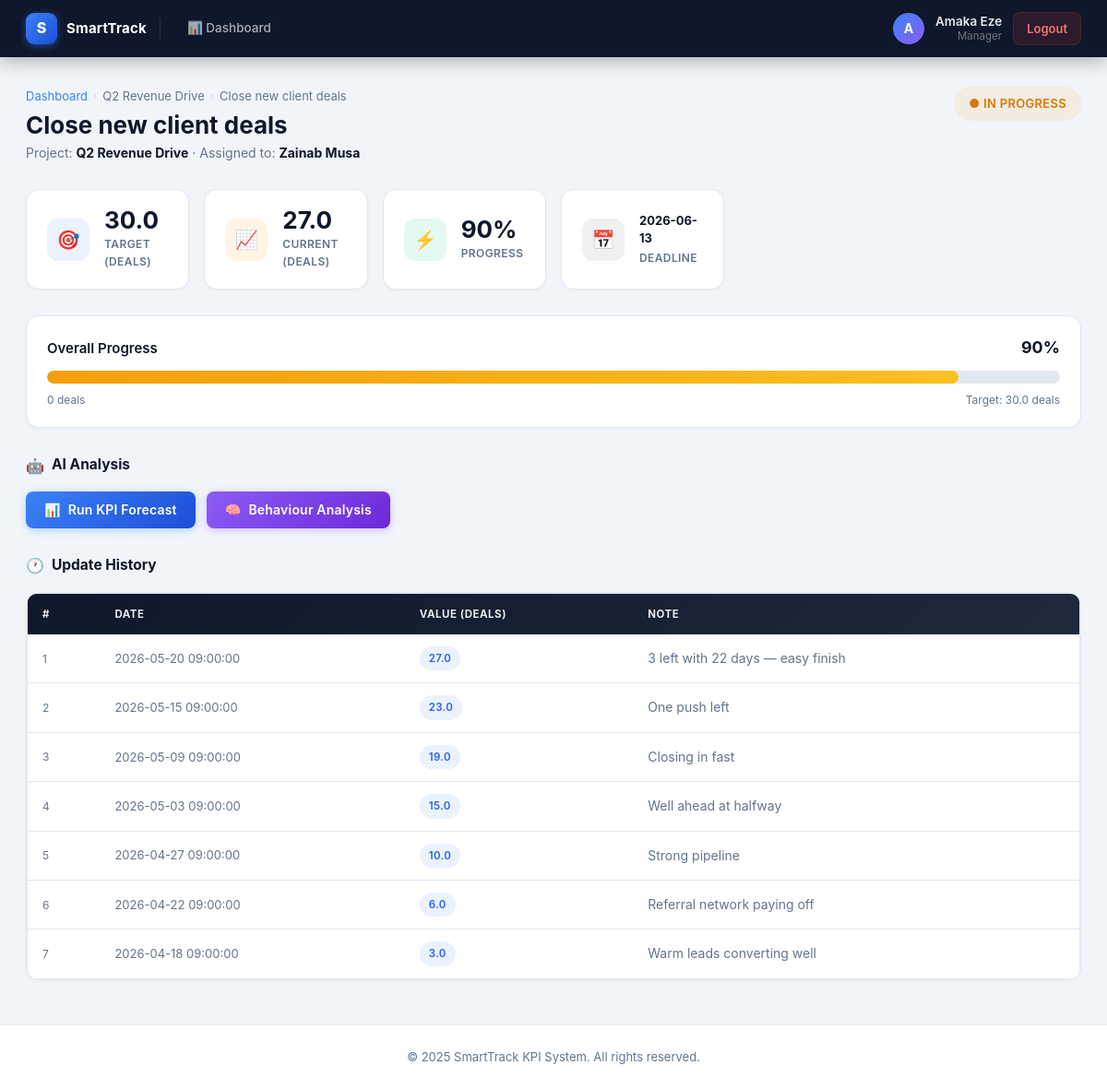
The app's page /manager/kpi/7 (signed in), older data.
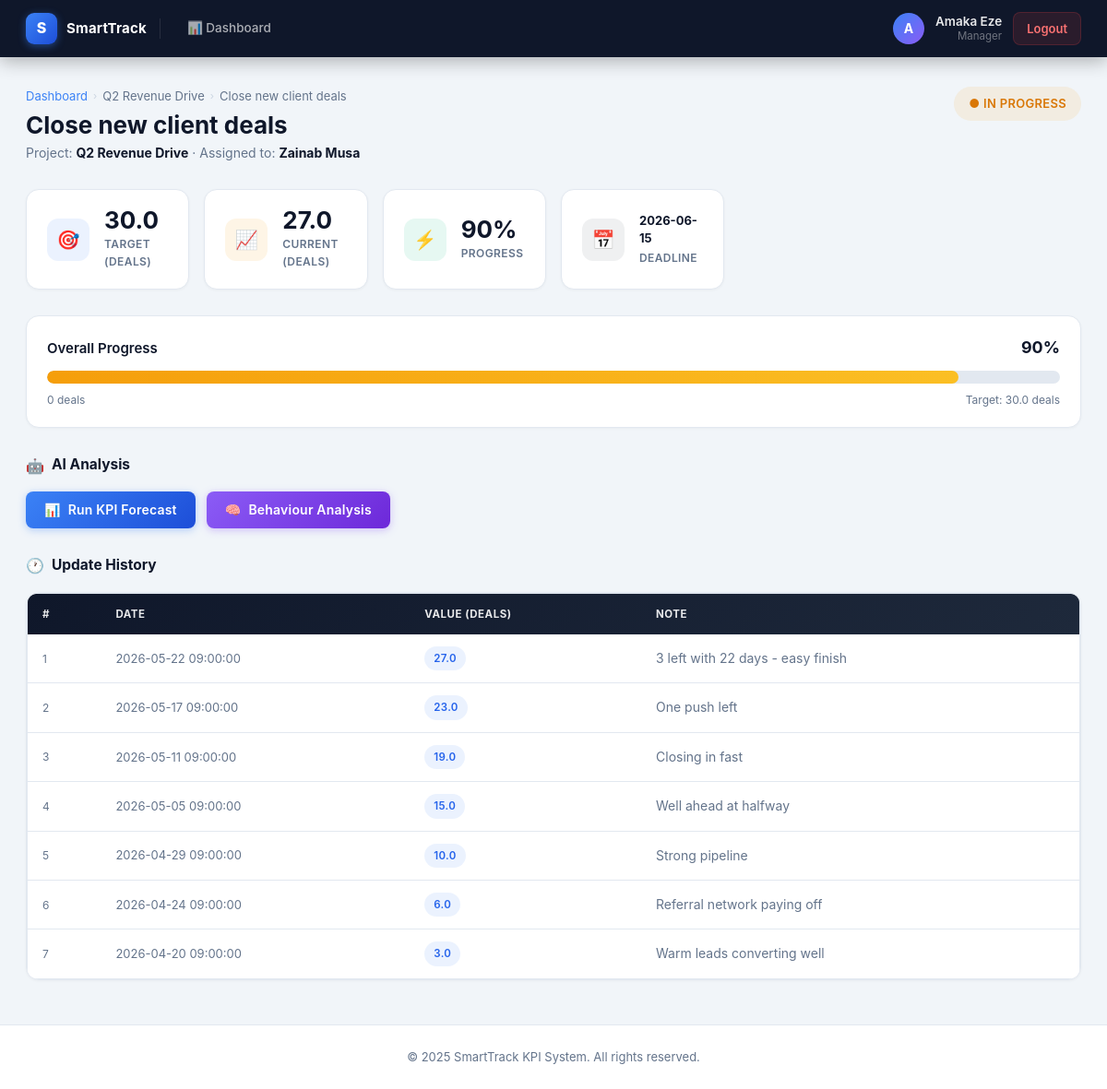
The same page, newer data.
### tables this page shows
CREATE TABLE users (
            id            INTEGER PRIMARY KEY AUTOINCREMENT,
            username      TEXT UNIQUE NOT NULL,
            password      TEXT NOT NULL,
            full_name     TEXT NOT NULL,
            role          TEXT NOT NULL CHECK(role IN ('admin','manager','employee')),
            department_id INTEGER REFERENCES departments(id),
            company_id    INTEGER NOT NULL REFERENCES companies(id)
        );

CREATE TABLE projects (
            id            INTEGER PRIMARY KEY AUTOINCREMENT,
            name          TEXT NOT NULL,
            description   TEXT,
            start_date    TEXT NOT NULL,
            end_date      TEXT NOT NULL,
            status        TEXT NOT NULL DEFAULT 'active'
                              CHECK(status IN ('active','completed','archived')),
            created_by    INTEGER REFERENCES users(id),
            department_id INTEGER REFERENCES departments(id),
            company_id    INTEGER NOT NULL REFERENCES companies(id),
            created_at    TEXT DEFAULT (datetime('now'))
        );

CREATE TABLE kpis (
            id            INTEGER PRIMARY KEY AUTOINCREMENT,
            title         TEXT NOT NULL,
            description   TEXT,
            target_value  REAL NOT NULL,
            unit          TEXT NOT NULL,
            deadline      TEXT NOT NULL,
            created_by    INTEGER REFERENCES users(id),
            assigned_to   INTEGER REFERENCES users(id),
            project_id    INTEGER REFERENCES projects(id),
            department_id INTEGER REFERENCES departments(id),
            created_at    TEXT DEFAULT (datetime('now'))
        );

CREATE TABLE kpi_updates (
            id         INTEGER PRIMARY KEY AUTOINCREMENT,
            kpi_id     INTEGER REFERENCES kpis(id),
            value      REAL NOT NULL,
            note       TEXT,
            updated_at TEXT DEFAULT (datetime('now'))
        );

### app.py (the view)
@app.get("/manager/kpi/{kpi_id}", response_class=HTMLResponse)
def mgr_kpi_detail(request: Request, kpi_id: int):
    user = require_role(request, "manager")
    conn = get_conn()
    kpi = conn.execute(
        "SELECT k.*, u.full_name as assignee_name, p.name as project_name "
        "FROM kpis k "
        "JOIN users u ON k.assigned_to = u.id "
        "LEFT JOIN projects p ON k.project_id = p.id "
        "WHERE k.id=? AND k.department_id=?",
        (kpi_id, user["department_id"])
    ).fetchone()
    if not kpi:
        raise HTTPException(status_code=404)
    updates = conn.execute(
        "SELECT * FROM kpi_updates WHERE kpi_id=? ORDER BY updated_at", (kpi_id,)
    ).fetchall()
    conn.close()
    return templates.TemplateResponse("kpi_detail.html",
                                      {"request": request, "user": user,
                                       "kpi": kpi, "updates": updates})

### templates/kpi_detail.html (shortened to what this page needs)
{% extends "base.html" %}
{% block content %}
{% set ns = namespace(current=0, last_date='Never') %}
{% for u in updates %}
    {% set ns.current = u['value'] %}
    {% set ns.last_date = u['updated_at'] %}
{% endfor %}
{% set target   = kpi['target_value'] if kpi['target_value'] else 1 %}
{% set pct_raw  = (ns.current / target * 100) %}
{% set pct      = pct_raw if pct_raw <= 100 else 100 %}
{% set achieved = ns.current >= kpi['target_value'] and updates|length > 0 %}
<div class="page-header">
    <div>
        <div class="breadcrumb">
            <a href="/{{ user['role'] }}/dashboard">Dashboard</a>
            <span class="breadcrumb-sep">›</span>
            <span>{{ kpi['project_name'] or 'KPI' }}</span>
            <span class="breadcrumb-sep">›</span>
            <span>{{ kpi['title'] }}</span>
        </div>
        <h1 class="page-header-title">{{ kpi['title'] }}</h1>
        <p class="page-header-subtitle">
            Project: <strong>{{ kpi['project_name'] or '—' }}</strong>
            {% if kpi['assignee_name'] %} · Assigned to: <strong>{{ kpi['assignee_name'] }}</strong>{% endif %}
        </p>
    </div>
    <div class="page-header-actions">
        {% if updates|length == 0 %}
        <span class="badge badge-gray" style="font-size:13px; padding:8px 16px;">No Updates Yet</span>
        {% elif achieved %}
        <span class="badge badge-success" style="font-size:13px; padding:8px 16px;">✓ Achieved</span>
        {% else %}
        <span class="badge badge-warning" style="font-size:13px; padding:8px 16px;">● In Progress</span>
        {% endif %}
    </div>
</div>
<div class="stats-grid" style="grid-template-columns: repeat(auto-fill, minmax(160px, 1fr));">
    <div class="stat-card">
        <div class="stat-icon si-blue">🎯</div>
        <div>
            <div class="stat-value">{{ kpi['target_value'] }}</div>
            <div class="stat-label">Target ({{ kpi['unit'] }})</div>
        </div>
    </div>
    <div class="stat-card">
        <div class="stat-icon {{ 'si-green' if achieved else ('si-amber' if pct >= 50 else 'si-red') }}">📈</div>
        <div>
            <div class="stat-value">{{ ns.current if updates|length > 0 else '—' }}</div>
            <div class="stat-label">Current ({{ kpi['unit'] }})</div>
        </div>
    </div>
    <div class="stat-card">
        <div class="stat-icon {{ 'si-green' if pct >= 80 else ('si-amber' if pct >= 50 else 'si-red') }}">⚡</div>
        <div>
            <div class="stat-value">{{ pct | int }}%</div>
            <div class="stat-label">Progress</div>
        </div>
    </div>
    <div class="stat-card">
        <div class="stat-icon si-navy">📅</div>
        <div>
            <div class="stat-value" style="font-size:13px; line-height:1.4;">{{ kpi['deadline'] or '—' }}</div>
            <div class="stat-label">Deadline</div>
        </div>
    </div>
</div>
<div class="card" style="margin-bottom:24px;">
    <div class="card-body">
        <div style="display:flex; justify-content:space-between; align-items:center; margin-bottom:10px;">
            <span style="font-weight:600; font-size:15px; color:var(--text-primary);">Overall Progress</span>
            <span style="font-weight:700; font-size:18px;">{{ pct | int }}%</span>
        </div>
        <div class="progress-bar" style="height:14px;">
            <div class="progress-fill {{ 'pf-success' if achieved else ('pf-warning' if pct >= 50 else 'pf-danger') }}"
                 style="width:{{ pct }}%;"></div>
        </div>
        <div style="display:flex; justify-content:space-between; margin-top:8px; font-size:12px; color:var(--text-secondary);">
            <span>0 {{ kpi['unit'] }}</span>
            <span>Target: {{ kpi['target_value'] }} {{ kpi['unit'] }}</span>
        </div>
    </div>
</div>
<div class="section-header">
    <h2 class="section-title"><span class="section-icon">🤖</span> AI Analysis</h2>
</div>
<div style="display:flex; gap:12px; margin-bottom:20px; flex-wrap:wrap;">
    <button class="btn-ai" id="btn-forecast" onclick="runForecast()">
        <span id="forecast-btn-icon">📊</span> Run KPI Forecast
    </button>
    <button class="btn-ai btn-ai-purple" id="btn-behaviour" onclick="runBehaviour()">
        <span id="behaviour-btn-icon">🧠</span> Behaviour Analysis
    </button>
</div>
<div class="section-header">
    <h2 class="section-title"><span class="section-icon">🕐</span> Update History</h2>
</div>
{% if updates %}
<div class="card">
    <div class="table-wrap">
        <table>
            <thead>
                <tr>
                    <th>#</th>
                    <th>Date</th>
                    <th>Value ({{ kpi['unit'] }})</th>
                    <th>Note</th>
                </tr>
            </thead>
            <tbody>
                {% set rev = updates | reverse | list %}
                {% for update in rev %}
                <tr>
                    <td style="color:var(--text-secondary); font-size:12px;">{{ loop.index }}</td>
                    <td style="color:var(--text-secondary); font-size:13px; white-space:nowrap;">{{ update['updated_at'] }}</td>
                    <td><span class="badge badge-primary">{{ update['value'] }}</span></td>
                    <td>{{ update['note'] or '—' }}</td>
                </tr>
                {% endfor %}
            </tbody>
        </table>
    </div>
</div>
{% else %}
<div class="empty-state">
    <span class="empty-icon">📝</span>
    <h4>No updates yet</h4>
    <p>{% if user['role'] == 'employee' %}Log your first progress update using the form above.{% else %}The employee hasn't logged any updates yet.{% endif %}</p>
</div>
{% endif %}
{% endblock %}

### templates/base.html (shortened to what this page needs)
<!DOCTYPE html>
<html lang="en">
<head>
    <link rel="stylesheet" href="{{ url_for('static', path='style.css') }}?v=20">
</head>
<body class="{% block body_class %}{% endblock %}">
    {% set auth_paths = ['/', '/login', '/register', '/signup'] %}
    {% if request.url.path not in auth_paths %}
    <nav class="navbar">
        <div class="navbar-brand">
            <div class="navbar-logo">S</div>
            <span class="navbar-title">SmartTrack</span>
        </div>
        <div class="navbar-links">
            {% if request.session.get('user_id') and user %}
            <a href="/{{ user['role'] }}/dashboard">
                📊 Dashboard
            </a>
            {% endif %}
        </div>
        <div class="navbar-user">
            {% if request.session.get('user_id') and user %}
            <div class="user-avatar">{{ user['full_name'][0] | upper if user['full_name'] else 'U' }}</div>
            <div class="user-info">
                <div class="user-name-text">{{ user['full_name'] }}</div>
                <div class="user-role-text">{{ user['role'] | title }}</div>
            </div>
            <a href="/logout" class="btn-logout">Logout</a>
            {% endif %}
        </div>
    </nav>
    {% endif %}
    <main>
        {% block content %}{% endblock %}
    </main>
    {% if request.url.path not in auth_paths %}
    <footer>
        <p>&copy; 2025 SmartTrack KPI System. All rights reserved.</p>
    </footer>
    {% endif %}
</body>
</html>

Row changes from the older to the newer data that the page shows:
changed kpis "Close new client deals": deadline "2026-06-13" → "2026-06-15"
changed kpi_updates: updated_at "2026-05-20 09:00:00" → "2026-05-22 09:00:00"; note "3 left with 22 days — easy finish" → "3 left with 22 days - easy finish"
changed kpi_updates "One push left": updated_at "2026-05-15 09:00:00" → "2026-05-17 09:00:00"
changed kpi_updates "Closing in fast": updated_at "2026-05-09 09:00:00" → "2026-05-11 09:00:00"
changed kpi_updates "Well ahead at halfway": updated_at "2026-05-03 09:00:00" → "2026-05-05 09:00:00"
changed kpi_updates "Strong pipeline": updated_at "2026-04-27 09:00:00" → "2026-04-29 09:00:00"
changed kpi_updates "Referral network paying off": updated_at "2026-04-22 09:00:00" → "2026-04-24 09:00:00"
changed kpi_updates "Warm leads converting well": updated_at "2026-04-18 09:00:00" → "2026-04-20 09:00:00"
